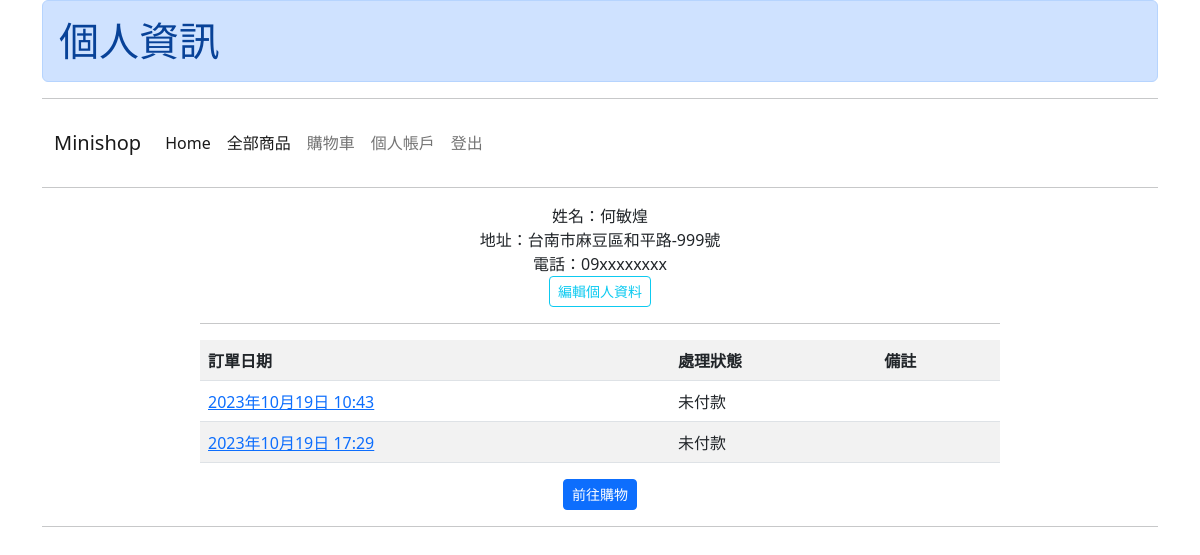
The page /profile/ (signed in) on the database its author committed.
### mysite/models.py (models this page shows, shortened)
class Profile(models.Model):
    user = models.OneToOneField(User, on_delete=models.CASCADE, primary_key=True)
    address = models.CharField(max_length=50)
    phone = models.CharField(max_length=20)

class Order(models.Model):
    user = models.ForeignKey(User, on_delete=models.CASCADE)
    order_date = models.DateTimeField(auto_now_add=True)
    status = models.IntegerField(default=0, choices=ORDER_STATUS)
    memo = models.TextField(default="")

### mysite/views.py (the view)
# urls.py: path('profile/', views.profile),
@login_required(login_url="/accounts/login/")
def profile(request):
    user = User.objects.get(username=request.user.username)
    try:
        profile = Profile.objects.get(user=user)
    except:
        profile = Profile(user=user, address="未填", phone="未填")
        profile.save()
    orders = Order.objects.filter(user=user)
    return render(request, "profile.html", locals())

### mysite/templates/profile.html (shortened to what this page needs)
{% extends "base.html" %}
{% block title %} 個人資訊 {% endblock %}
{% block content %}
<div class="row">
  <center>
    <div class-"col-8 mx-auto" style="width:50rem;">
      姓名：{{ user.last_name }} {{ user.first_name }} <br>
      地址：{{ profile.address }} <br>
      電話：{{ profile.phone }} <br>
      <a href="/profile/edit/" class="btn btn-sm btn-outline-info">編輯個人資料</a>
      <hr>
      <table class="table table-striped">
        <tr><th>訂單日期</th><th>處理狀態</th><th>備註</th></tr>
        {% for order in orders %}
        <tr>
          <td>
            <a href="/order/detail/{{ order.id }}/">{{order.order_date}}</a></td>
          <td><script>showName({{order.status}})</script></td>
          <td>{{order.memo}}</td>
        </tr>
        {% empty %}
        <tr><td colspan=3>您目前沒有訂單</td></tr>
        {% endfor %}
      </table>
      <a href="/category/" class="btn btn-primary btn-sm">前往購物</a>
    </div>
  </center>
</div>
{% endblock %}

### rows shown on the page
Profile: address "台南市麻豆區和平路-999號", phone "09xxxxxxxx"
Order: order_date "2023年10月19日 10:43"
Order: order_date "2023年10月19日 17:29"

### other values the page prints
{{ user.last_name }} "何敏煌"
